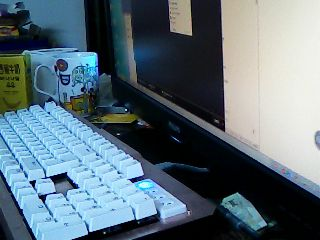
#> input picture resources/imgs/test1.jpg, 320 x 240 px, found by its file name
$ python compareImgs.py   (Python 2 division)
#> lines starting #> are read from the running program, lines starting #| are printed output that depends on the picture; pictures that were not available may be replaced by others from this repository, and a replacement may not be noted
#!/usr/bin/python
# Filename: histsimilar.py
# -*- coding: utf-8 -*-

from PIL import Image

def make_regalur_image(img, size = (256, 256)):
    return img.resize(size).convert('RGB')

def split_image(img, part_size = (64, 64)):
    w, h = img.size
    pw, ph = part_size

    assert w % pw == h % ph == 0

    return [img.crop((i, j, i+pw, j+ph)).copy() \
                for i in xrange(0, w, pw) \
                for j in xrange(0, h, ph)]

def hist_similar(lh, rh):
    assert len(lh) == len(rh)
    return sum(1 - (0 if l == r else float(abs(l - r))/max(l, r)) for l, r in zip(lh, rh))/len(lh)

def calc_similar(li, ri):
#   return hist_similar(li.histogram(), ri.histogram())
    return sum(hist_similar(l.histogram(), r.histogram()) for l, r in zip(split_image(li), split_image(ri))) / 16.0


def calc_similar_by_path(lf, rf):
#> called with lf = 'test1.jpg', rf = 'test3.jpg'
    li, ri = make_regalur_image(Image.open(lf)), make_regalur_image(Image.open(rf))
#> in make_regalur_image, `return img.resize(size).convert('RGB')`:
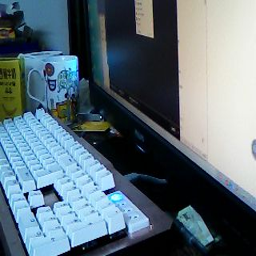
#> returned value: PIL image 256x256 RGB; mean R, G, B 93.4, 111.3, 121.3
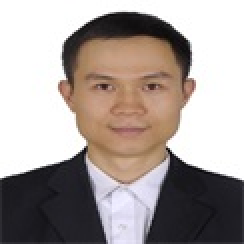
#> input picture resources/imgs/test.jpg, 122 x 122 px, given in place of test3.jpg, which was not available (shown 2 times larger)
#> call 2 of make_regalur_image, with size = (256, 256)
#> in make_regalur_image (call 2), `return img.resize(size).convert('RGB')`:
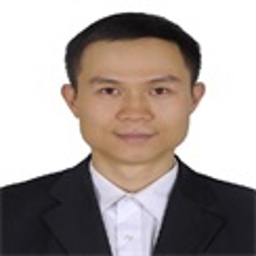
#> returned value: PIL image 256x256 RGB; mean R, G, B 167.6, 158, 154.2
    return calc_similar(li, ri)

def make_doc_data(lf, rf):
    li, ri = make_regalur_image(Image.open(lf)), make_regalur_image(Image.open(rf))
    li.save(lf + '_regalur.png')
    ri.save(rf + '_regalur.png')
    fd = open('stat.csv', 'w')
    fd.write('\n'.join(l + ',' + r for l, r in zip(map(str, li.histogram()), map(str, ri.histogram()))))
#   print >>fd, '\n'
#   fd.write(','.join(map(str, ri.histogram())))
    fd.close()
    import ImageDraw
    li = li.convert('RGB')
    draw = ImageDraw.Draw(li)
    for i in xrange(0, 256, 64):
        draw.line((0, i, 256, i), fill = '#ff0000')
        draw.line((i, 0, i, 256), fill = '#ff0000')
    li.save(lf + '_lines.png')


if __name__ == '__main__':
    path = r'test1.jpg'
    print calc_similar_by_path('test1.jpg', 'test3.jpg')

# make_doc_data('test/TEST4/1.JPG', 'test/TEST4/2.JPG')
